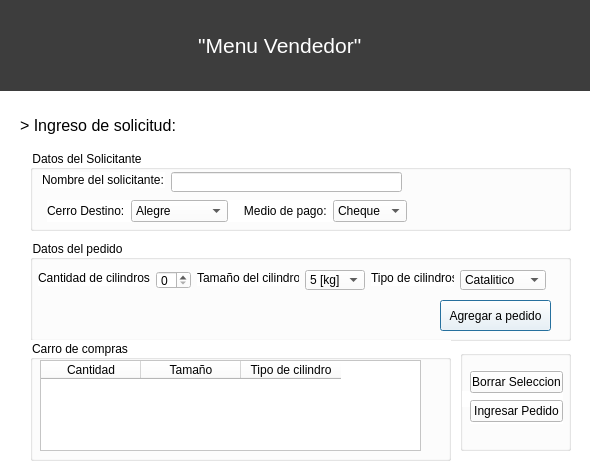
<?xml version="1.0" encoding="UTF-8"?>
<ui version="4.0">
 <class>VendedorWindow</class>
 <widget class="QDialog" name="VendedorWindow">
  <property name="geometry">
   <rect>
    <x>0</x>
    <y>0</y>
    <width>590</width>
    <height>473</height>
   </rect>
  </property>
  <property name="windowTitle">
   <string>Dialog</string>
  </property>
  <property name="styleSheet">
   <string notr="true">background-color: rgb(255, 255, 255);</string>
  </property>
  <widget class="QLabel" name="label_4">
   <property name="geometry">
    <rect>
     <x>0</x>
     <y>0</y>
     <width>591</width>
     <height>91</height>
    </rect>
   </property>
   <property name="font">
    <font>
     <family>Segoe UI</family>
     <pointsize>16</pointsize>
    </font>
   </property>
   <property name="cursor">
    <cursorShape>UpArrowCursor</cursorShape>
   </property>
   <property name="styleSheet">
    <string notr="true">background-color: rgb(61, 61, 61);
color: rgb(255, 255, 255);</string>
   </property>
   <property name="text">
    <string>                                  &quot;Menu Vendedor&quot;</string>
   </property>
  </widget>
  <widget class="QLabel" name="label">
   <property name="geometry">
    <rect>
     <x>20</x>
     <y>110</y>
     <width>201</width>
     <height>31</height>
    </rect>
   </property>
   <property name="font">
    <font>
     <family>Segoe UI</family>
     <pointsize>12</pointsize>
    </font>
   </property>
   <property name="text">
    <string>&gt; Ingreso de solicitud:</string>
   </property>
  </widget>
  <widget class="QGroupBox" name="groupBox">
   <property name="geometry">
    <rect>
     <x>30</x>
     <y>150</y>
     <width>541</width>
     <height>81</height>
    </rect>
   </property>
   <property name="title">
    <string>Datos del Solicitante</string>
   </property>
   <widget class="QLabel" name="label_7">
    <property name="geometry">
     <rect>
      <x>12</x>
      <y>22</y>
      <width>123</width>
      <height>16</height>
     </rect>
    </property>
    <property name="font">
     <font>
      <family>Segoe UI</family>
      <pointsize>9</pointsize>
     </font>
    </property>
    <property name="text">
     <string>Nombre del solicitante:</string>
    </property>
   </widget>
   <widget class="QLineEdit" name="lineEdit_nombre">
    <property name="geometry">
     <rect>
      <x>141</x>
      <y>22</y>
      <width>231</width>
      <height>20</height>
     </rect>
    </property>
   </widget>
   <widget class="QWidget" name="layoutWidget">
    <property name="geometry">
     <rect>
      <x>17</x>
      <y>50</y>
      <width>360</width>
      <height>22</height>
     </rect>
    </property>
    <layout class="QHBoxLayout" name="horizontalLayout">
     <item>
      <widget class="QLabel" name="label_6">
       <property name="font">
        <font>
         <family>Segoe UI</family>
         <pointsize>9</pointsize>
        </font>
       </property>
       <property name="text">
        <string>Cerro Destino:</string>
       </property>
      </widget>
     </item>
     <item>
      <widget class="QComboBox" name="comboBox_cerro">
       <item>
        <property name="text">
         <string>Alegre</string>
        </property>
       </item>
       <item>
        <property name="text">
         <string>Barón</string>
        </property>
       </item>
       <item>
        <property name="text">
         <string>Blanco</string>
        </property>
       </item>
       <item>
        <property name="text">
         <string>Bellavista</string>
        </property>
       </item>
       <item>
        <property name="text">
         <string>Concepción</string>
        </property>
       </item>
       <item>
        <property name="text">
         <string>Cordillera</string>
        </property>
       </item>
       <item>
        <property name="text">
         <string>Delicias</string>
        </property>
       </item>
       <item>
        <property name="text">
         <string>El Litre</string>
        </property>
       </item>
       <item>
        <property name="text">
         <string>El Molina</string>
        </property>
       </item>
       <item>
        <property name="text">
         <string>Esperanza</string>
        </property>
       </item>
       <item>
        <property name="text">
         <string>Jiménez</string>
        </property>
       </item>
       <item>
        <property name="text">
         <string>Larraín</string>
        </property>
       </item>
       <item>
        <property name="text">
         <string>La Cruz</string>
        </property>
       </item>
       <item>
        <property name="text">
         <string>La Cárcel</string>
        </property>
       </item>
       <item>
        <property name="text">
         <string>La Florida</string>
        </property>
       </item>
       <item>
        <property name="text">
         <string>La Merced</string>
        </property>
       </item>
       <item>
        <property name="text">
         <string>La Virgen</string>
        </property>
       </item>
       <item>
        <property name="text">
         <string>Las Cañas</string>
        </property>
       </item>
       <item>
        <property name="text">
         <string>Las Jarcias</string>
        </property>
       </item>
       <item>
        <property name="text">
         <string>Las Monjas</string>
        </property>
       </item>
       <item>
        <property name="text">
         <string>Los Placeres</string>
        </property>
       </item>
       <item>
        <property name="text">
         <string>Loceras</string>
        </property>
       </item>
       <item>
        <property name="text">
         <string>Lecheros</string>
        </property>
       </item>
       <item>
        <property name="text">
         <string>Mariposas</string>
        </property>
       </item>
       <item>
        <property name="text">
         <string>Mesilla</string>
        </property>
       </item>
       <item>
        <property name="text">
         <string>Miraflores</string>
        </property>
       </item>
       <item>
        <property name="text">
         <string>O´Higgins</string>
        </property>
       </item>
       <item>
        <property name="text">
         <string>Pajonal</string>
        </property>
       </item>
       <item>
        <property name="text">
         <string>Panteón</string>
        </property>
       </item>
       <item>
        <property name="text">
         <string>Playa Ancha</string>
        </property>
       </item>
       <item>
        <property name="text">
         <string>Perdices</string>
        </property>
       </item>
       <item>
        <property name="text">
         <string>Polanco</string>
        </property>
       </item>
       <item>
        <property name="text">
         <string>Ramaditas</string>
        </property>
       </item>
       <item>
        <property name="text">
         <string>Reina Victoria</string>
        </property>
       </item>
       <item>
        <property name="text">
         <string>Rodelillo</string>
        </property>
       </item>
       <item>
        <property name="text">
         <string>Rocuant</string>
        </property>
       </item>
       <item>
        <property name="text">
         <string>San Juan de Dios</string>
        </property>
       </item>
       <item>
        <property name="text">
         <string>Santo Domingo</string>
        </property>
       </item>
       <item>
        <property name="text">
         <string>San Francisco</string>
        </property>
       </item>
       <item>
        <property name="text">
         <string>Toro</string>
        </property>
       </item>
       <item>
        <property name="text">
         <string>Yungay</string>
        </property>
       </item>
      </widget>
     </item>
     <item>
      <widget class="QLabel" name="label_8">
       <property name="font">
        <font>
         <family>Segoe UI</family>
         <pointsize>9</pointsize>
        </font>
       </property>
       <property name="text">
        <string>   Medio de pago:</string>
       </property>
      </widget>
     </item>
     <item>
      <widget class="QComboBox" name="comboBox_tipopago">
       <item>
        <property name="text">
         <string>Cheque</string>
        </property>
       </item>
       <item>
        <property name="text">
         <string>Efectivo</string>
        </property>
       </item>
       <item>
        <property name="text">
         <string>Debito</string>
        </property>
       </item>
       <item>
        <property name="text">
         <string>Credito</string>
        </property>
       </item>
      </widget>
     </item>
    </layout>
   </widget>
  </widget>
  <widget class="QGroupBox" name="groupBox_2">
   <property name="geometry">
    <rect>
     <x>30</x>
     <y>240</y>
     <width>541</width>
     <height>101</height>
    </rect>
   </property>
   <property name="title">
    <string>Datos del pedido</string>
   </property>
   <widget class="QPushButton" name="bt_agregarpedido">
    <property name="geometry">
     <rect>
      <x>410</x>
      <y>60</y>
      <width>111</width>
      <height>31</height>
     </rect>
    </property>
    <property name="font">
     <font>
      <family>Segoe UI</family>
     </font>
    </property>
    <property name="text">
     <string>Agregar a pedido</string>
    </property>
   </widget>
   <widget class="QComboBox" name="comboBox_tipo">
    <property name="geometry">
     <rect>
      <x>430</x>
      <y>30</y>
      <width>86</width>
      <height>20</height>
     </rect>
    </property>
    <item>
     <property name="text">
      <string>Catalitico</string>
     </property>
    </item>
    <item>
     <property name="text">
      <string>No Catalitico</string>
     </property>
    </item>
   </widget>
   <widget class="QComboBox" name="comboBox_kg">
    <property name="geometry">
     <rect>
      <x>275</x>
      <y>30</y>
      <width>60</width>
      <height>20</height>
     </rect>
    </property>
    <item>
     <property name="text">
      <string>5 [kg]</string>
     </property>
    </item>
    <item>
     <property name="text">
      <string>11 [kg]</string>
     </property>
    </item>
    <item>
     <property name="text">
      <string>15 [kg]</string>
     </property>
    </item>
    <item>
     <property name="text">
      <string>45 [kg]</string>
     </property>
    </item>
   </widget>
   <widget class="QSpinBox" name="spinBox_cntCilindros">
    <property name="geometry">
     <rect>
      <x>126</x>
      <y>31</y>
      <width>35</width>
      <height>18</height>
     </rect>
    </property>
   </widget>
   <widget class="QLabel" name="label_3">
    <property name="geometry">
     <rect>
      <x>341</x>
      <y>30</y>
      <width>83</width>
      <height>16</height>
     </rect>
    </property>
    <property name="font">
     <font>
      <family>Segoe UI</family>
      <pointsize>9</pointsize>
     </font>
    </property>
    <property name="text">
     <string>Tipo de cilindros</string>
    </property>
   </widget>
   <widget class="QLabel" name="label_5">
    <property name="geometry">
     <rect>
      <x>8</x>
      <y>30</y>
      <width>112</width>
      <height>16</height>
     </rect>
    </property>
    <property name="font">
     <font>
      <family>Segoe UI</family>
      <pointsize>9</pointsize>
     </font>
    </property>
    <property name="text">
     <string>Cantidad de cilindros</string>
    </property>
   </widget>
   <widget class="QLabel" name="label_2">
    <property name="geometry">
     <rect>
      <x>167</x>
      <y>30</y>
      <width>102</width>
      <height>16</height>
     </rect>
    </property>
    <property name="font">
     <font>
      <family>Segoe UI</family>
      <pointsize>9</pointsize>
     </font>
    </property>
    <property name="text">
     <string>Tamaño del cilindro</string>
    </property>
   </widget>
  </widget>
  <widget class="QGroupBox" name="groupBox_3">
   <property name="geometry">
    <rect>
     <x>460</x>
     <y>350</y>
     <width>111</width>
     <height>101</height>
    </rect>
   </property>
   <property name="title">
    <string/>
   </property>
   <widget class="QLabel" name="tiempo_total">
    <property name="geometry">
     <rect>
      <x>2</x>
      <y>41</y>
      <width>16</width>
      <height>16</height>
     </rect>
    </property>
    <property name="text">
     <string/>
    </property>
   </widget>
   <widget class="QWidget" name="">
    <property name="geometry">
     <rect>
      <x>10</x>
      <y>20</y>
      <width>93</width>
      <height>54</height>
     </rect>
    </property>
    <layout class="QVBoxLayout" name="verticalLayout">
     <item>
      <widget class="QPushButton" name="bt_borrarSelecc">
       <property name="font">
        <font>
         <family>Segoe UI</family>
        </font>
       </property>
       <property name="text">
        <string>Borrar Seleccion</string>
       </property>
      </widget>
     </item>
     <item>
      <widget class="QPushButton" name="bt_ingresarpedido">
       <property name="font">
        <font>
         <family>Segoe UI</family>
        </font>
       </property>
       <property name="text">
        <string>Ingresar Pedido</string>
       </property>
      </widget>
     </item>
    </layout>
   </widget>
  </widget>
  <widget class="QGroupBox" name="groupBox_4">
   <property name="geometry">
    <rect>
     <x>30</x>
     <y>340</y>
     <width>421</width>
     <height>121</height>
    </rect>
   </property>
   <property name="title">
    <string>Carro de compras</string>
   </property>
   <widget class="QTableWidget" name="PedidosTemporales">
    <property name="geometry">
     <rect>
      <x>10</x>
      <y>20</y>
      <width>381</width>
      <height>91</height>
     </rect>
    </property>
    <column>
     <property name="text">
      <string>Cantidad</string>
     </property>
    </column>
    <column>
     <property name="text">
      <string>Tamaño</string>
     </property>
    </column>
    <column>
     <property name="text">
      <string>Tipo de cilindro</string>
     </property>
    </column>
   </widget>
  </widget>
  <zorder>label_4</zorder>
  <zorder>label</zorder>
  <zorder>groupBox</zorder>
  <zorder>groupBox_2</zorder>
  <zorder>groupBox_3</zorder>
  <zorder>groupBox_4</zorder>
  <zorder>PedidosTemporales</zorder>
 </widget>
 <resources/>
 <connections/>
</ui>
